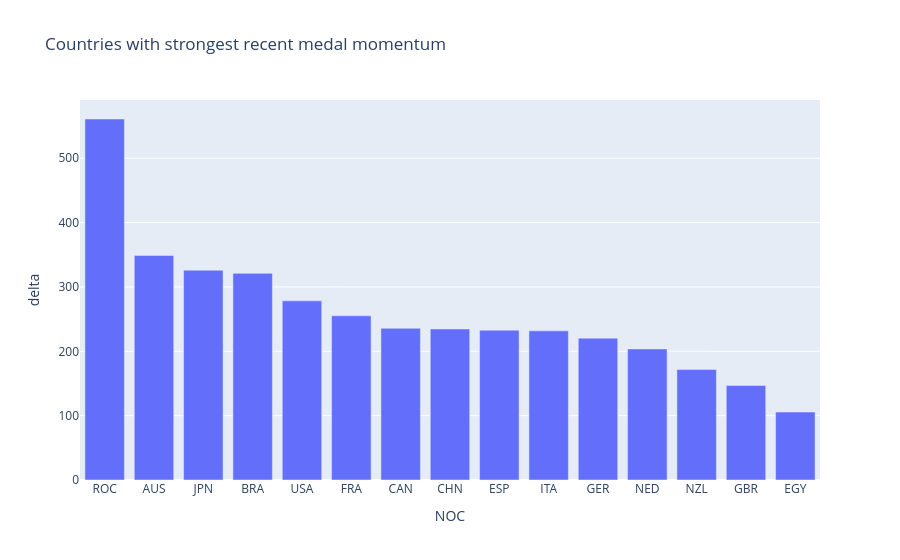

This figure's notebook cell:
### Markdown cell above
## Q3. Quels pays sont en acceleration recente (momentum)?
**Narratif:** differencier les leaders historiques des nations en progression depuis 2016.

### Code cell
recent_start = 2016

country_year = (
    raw.groupby(["NOC", "Year"], as_index=False)["is_medal"]
    .sum()
    .rename(columns={"is_medal": "medals"})
)

hist = country_year[country_year["Year"] < recent_start].groupby("NOC", as_index=False)["medals"].mean().rename(columns={"medals": "hist_avg"})
recent = country_year[country_year["Year"] >= recent_start].groupby("NOC", as_index=False)["medals"].mean().rename(columns={"medals": "recent_avg"})

momentum = hist.merge(recent, on="NOC", how="outer").fillna(0)
momentum["delta"] = momentum["recent_avg"] - momentum["hist_avg"]
momentum = momentum[momentum["recent_avg"] >= 5].sort_values("delta", ascending=False)

fig = px.bar(momentum.head(15), x="NOC", y="delta", title="Countries with strongest recent medal momentum")
fig.show()
momentum.head(15)

### Figure 1 — Plotly figure (JSON) as saved in the notebook; plotly's stock layout.template omitted (floating-point values rounded to 4 significant figures)
{"data": [{"hovertemplate": "NOC=%{x}<br>delta=%{y}<extra></extra>", "legendgroup": "", "marker": {"color": "#636efa", "pattern": {"shape": ""}}, "name": "", "orientation": "v", "showlegend": false, "textposition": "auto", "type": "bar", "x": ["ROC", "AUS", "JPN", "BRA", "USA", "FRA", "CAN", "CHN", "ESP", "ITA", "GER", "NED", "NZL", "GBR", "EGY"], "xaxis": "x", "y": [561.0, 348.8, 326.0, 321.2, 278.4, 255.2, 235.7, 234.7, 232.8, 231.8, 220.4, 203.7, 171.6, 146.8, 105.6], "yaxis": "y"}], "layout": {"barmode": "relative", "legend": {"tracegroupgap": 0}, "title": {"text": "Countries with strongest recent medal momentum"}, "xaxis": {"anchor": "y", "domain": [0.0, 1.0], "title": {"text": "NOC"}}, "yaxis": {"anchor": "x", "domain": [0.0, 1.0], "title": {"text": "delta"}}}}
